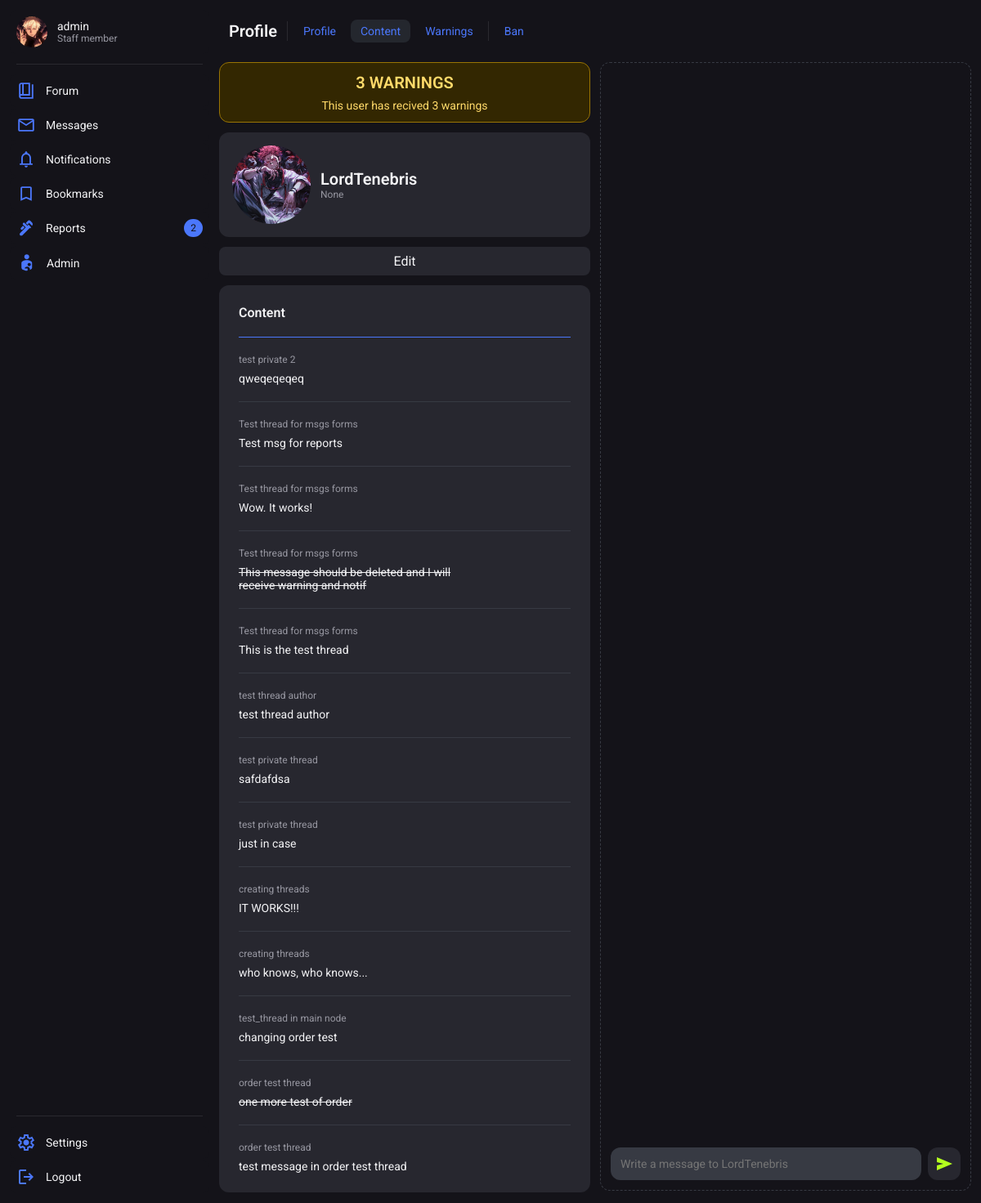
The page /profile/2/content/ (signed in) on the database its author committed.
### users/models.py (models this page shows, shortened)
class Profile(models.Model):
    user = models.OneToOneField(User, on_delete=models.CASCADE)
    title = models.CharField(max_length=100, null=True, blank=True, default="Member")
    info = models.CharField(max_length=200, null=True, blank=True)
    profile_picture = models.CharField(max_length=225, null=True, blank=True, default="default.svg")
    warnings = models.SmallIntegerField(default=0)
    active_notifications = models.IntegerField(default=0)
    is_banned = models.BooleanField(default=False)
    banned_by = models.ForeignKey(User, related_name='banned_by', null=True, blank=True, on_delete=models.SET_NULL)
    ban_reason = models.TextField(null=True, blank=True)
    ban_time = models.DateTimeField(null=True, blank=True)

### forum/models.py (models this page shows, shortened)
class Message(models.Model):
    thread = models.ForeignKey(Thread, on_delete=models.CASCADE)
    user = models.ForeignKey(User, on_delete=models.CASCADE)
    message = models.TextField()
    is_start = models.BooleanField(default=False)
    upvotes = models.PositiveIntegerField(null=True, blank=True, default=0)
    downvotes = models.PositiveIntegerField(null=True, blank=True, default=0)
    is_solution = models.BooleanField(default=False)
    is_visible = models.BooleanField(default=True)
    deleted_by = models.ForeignKey(User, on_delete=models.SET_NULL, blank=True, null=True, related_name="deleted_by")
    invis_reason = models.TextField(blank=True, null=True)
    time_created = models.DateTimeField(default=datetime.now())
    time_changed = models.DateTimeField(null=True, blank=True)
    changer = models.ForeignKey(User, on_delete=models.SET_NULL, null=True, blank=True, related_name="changer")

class Thread(models.Model):
    user = models.ForeignKey(User, on_delete=models.SET_NULL, null=True)
    title = models.CharField(max_length=225)
    slug = models.SlugField(max_length=225, blank=True, null=True)
    node = models.ForeignKey(Node, on_delete=models.CASCADE)
    is_closed = models.BooleanField(default=False)
    is_visible = models.BooleanField(default=True)
    is_pinned = models.BooleanField(default=False)
    msg_amount = models.IntegerField(blank=True, null=True, default=1)
    invis_reason = models.TextField(blank=True, null=True)
    deleted_by = models.ForeignKey(User, on_delete=models.SET_NULL, null=True, blank=True, related_name="thread_deleted_by")
    time_created = models.DateTimeField(default=datetime.now())
    time_changed = models.DateTimeField(null=True, blank=True)

### users/views.py (the view)
# urls.py: path('<int:id>/content/', views.profile_content, name="profile_content"),
def profile_content(request, id):
    try:
        account = User.objects.get(id=id)
    except:
        return render(request, 'error.html', {'error_str':base_strings.ERRORS['user_not_found']})
    if not request.user.has_perm('users.view_profile') and request.user != account:
        return render(request, 'error.html', {'error_str':base_strings.ERRORS['user_visibility_hidden']})
    content = Message.objects.filter(user=account).order_by('-id')
    context = {
        'account':account,
        'profile_content': True,
        'content': content
    }
    return render(request, 'profile.html', context)

### users/templates/profile.html (shortened to what this page needs)
{% extends 'base.html' %}
{% block style %}
    {% load static %}
    <link rel="stylesheet" href="{% static 'profile.css' %}">
{% endblock %}
{% block content %}
<header class="wrapper">
    <h2 class="title">Profile</h2>
    <div class="wrapper headerNav">
        <div class="headerLine"></div>
        {% if profile_content %}
            <a class="headerBtn" href="{% url 'profile_view' account.id %}">Profile</a>
            <a class="headerBtn headerBtnFocus" href="{% url 'profile_content' account.id %}">Content</a>
            {% if account.id == request.user.id or perms.users.view_warnings_history %}
                <a class="headerBtn" href="{% url 'profile_warnings' account.id %}">Warnings</a>
            {% endif %}
            {% if perms.user.change_user and not request.user == account and not account.is_staff %}
                <div class="headerLine"></div>
                {% if account.profile.is_banned %}
                <a class="headerBtn banBtn" href="{% url 'profile_toggle_ban' account.id %}">Unban</a>
                {% else %}
                <p class="headerBtn banBtn" id="{{ account.id }}">Ban</p>
                {% endif %}
            {% endif %}
        {% endif %}
    </div>
</header>
<div class="mainContentWrapper">
    <div class="container profileView">
        {% if perms.users.view_profile %}
            {% if account.profile.warnings %}
                <div class="container warningBanner">
                    <h2 class="warningBannerTitle">{{ account.profile.warnings }} WARNINGS</h2>
                    <p class="warningBannerText">This user has recived {{ account.profile.warnings }} warnings</p>
                </div>
            {% endif %}
        {% endif %}
        <div class="wrapper profileContainer">
            <img class="avatar" src="{{ media_url }}{{ account.profile.profile_picture }}" alt="">
            <div class="container">
                <h2 class="title" id="username">{{ account.username }}</h2>
                <p class="meta">{{ account.profile.title }}</p>
            </div>
        </div>
        {% if request.user.id == account.id or perms.users.change_profile %}
            <a href="{% url 'profile_edit' account.id %}" class="largeBtn">Edit</a>
        {% endif %}
        {% if profile_content %}
            {% if content %}
                <div class="container card">
                    <div class="wrapper cardHeader">
                        <h2 class="cardTitle">Content</h2>
                    </div>
                    {% for msg in content %}
                        {% if msg.is_visible or perms.forum.view_message %}
                            {% if msg.thread.is_visible or perms.forum.view_thread %}
                                {% if msg.thread.node.type_private %}
                                    {% if request.user == msg.thread.user or perms.forum.view_thread %}
                                        <div class="cardLine"></div>
                                        <a class="container cardSectionItem" href="{% url 'thread' msg.thread.node.name|slugify msg.thread.title|slugify msg.thread.id %}#{{msg.id}}">
                                            <div class="cardSectionInnerItem container">
                                                <p class="meta">{{ msg.thread.title }}</p>
                                                <p class="text">
                                                    {% if not msg.is_visible or not msg.thread.is_visible %}
                                                        <del>{{ msg.message }}</del>
                                                    {% else %}
                                                        {{ msg.message }}
                                                    {% endif %}
                                                </p>
                                            </div>
                                        </a>
                                    {% endif %}
                                {% else %}
                                    <div class="cardLine"></div>
                                    <a class="container cardSectionItem" href="{% url 'thread' msg.thread.node.name|slugify msg.thread.title|slugify msg.thread.id %}#{{msg.id}}">
                                        <div class="cardSectionInnerItem container">
                                            <p class="meta">{{ msg.thread.title }}</p>
                                            <p class="text">
                                                {% if not msg.is_visible or not msg.thread.is_visible %}
                                                    <del>{{ msg.message }}</del>
                                                {% else %}
                                                    {{ msg.message }}
                                                {% endif %}
                                            </p>
                                        </div>
                                    </a>
                                {% endif %}
                            {% endif %}
                        {% endif %}
                    {% endfor %}
                </div>
            {% else %}
                <div class="container banner">
                    <h2 class="title">No content</h2>
                    <p class="text">This section displays any content created by {{account.username}}.</p>
                </div>
            {% endif %}
        {% endif %}
    </div>
    {% if not account == request.user %}
    <div class="container chatView">
        {% if account.preference.private_messages == 0 or perms.private_messages.add_private_message %}
        <form class="wrapper chatForm" action="{% url 'send_private_message' account.id %}" method="post" id="message_form">
            <input placeholder="Write a message to {{ account.username }}" class="chatInput" type="text" name="content" id="msg">
            <button class="wrapper chatBtn" type="submit">
                <img src="{% static 'assets/icon_send.svg' %}" alt="">
            </button>
        </form>
        {% endif %}
    </div>
    {% endif %}
</div>
{% endblock %}

### base/templates/base.html (shortened to what this page needs)
<!DOCTYPE html>
<html lang="en">
<head>
    {% load static %}
    <link rel="stylesheet" href="{% static 'themes/theme_' %}{{request.user.preference.color_theme}}.css">
    <link rel="stylesheet" href="{% static 'style.css' %}">
    {% block style %}{% endblock %}
</head>
<body>
    <nav>
        {% if request.user.is_authenticated %}
            <div class="container navBtnContainer" id="navConProfile">
                <a class="wrapper navBtn" href="{% url 'profile_view' request.user.id %}">
                    {%  if avatar_path %}
                        <img class="navBtnAvatar" src="{{ avatar_path }}" alt="">
                    {% else %}
                        <img src="{% static 'assets/missing_avatar.svg' %}" alt="">
                    {% endif %}
                    <div class="container">
                        <span class="text">{{ request.user.username }}</span>
                        <span class="meta">{{request.user.profile.title}}</span>
                    </div>
                </a>
            </div>
            <div class="navLine"></div>
            <div class="container navBtnContainer" id="navConMain">
                <a class="wrapper navBtn {% if current_tab == 'forum' %}focus{% endif %}" href="{% url 'forum_main' %}">
                    <span class="text">Forum</span>
                </a>
                <a class="wrapper navBtn space {% if current_tab == 'message' %}focus{% endif %}" href="{% url 'messages_main' %}">
                    <div class="wrapper navBtnMainContainer">
                        <span class="text">Messages</span>
                    </div>
                </a>
                <a class="wrapper navBtn space {% if current_tab == 'notifications' %}focus{% endif %}" href="{% url 'notifications' %}">
                    <div class="wrapper navBtnMainContainer">
                        <span class="text">Notifications</span>
                    </div>
                </a>
                <a class="wrapper navBtn {% if current_tab == 'bookmarks' %}focus{% endif %}" href="{% url 'bookmarks_main' %}">
                    <span class="text">Bookmarks</span>
                </a>
                {% if perms.moderation.view_reports %}
                <a class="wrapper navBtn space {% if current_tab == 'moderation' %}focus{% endif %}" href="{% url 'moderation_main' %}">
                    <div class="wrapper navBtnMainContainer">
                        <span class="text">Reports</span>
                    </div>
                    {% if reports_amount > 0 %}
                        {% if assigned_reports > 0 %}
                            <p class="navNotificationBadge">{{assigned_reports}}/{{reports_amount}}</p>
                        {% else %}
                            <p class="navNotificationBadge">{{reports_amount}}</p>
                        {% endif %}
                    {% endif %}
                </a>
                {% endif %}
                {% if request.user.is_staff %}
                <a class="wrapper navBtn" href="{% url 'admin:index' %}">
                    <span class="text">Admin</span>
                </a>
                {% endif %}
            </div>
            <div class="navLine"></div>
            <div class="container navBtnContainer" id="navConOptions">
                <a class="wrapper navBtn" href="{% url 'profile_edit' request.user.id %}">
                    <span class="text">Settings</span>
                </a>
                <a class="wrapper navBtn" href="{% url 'logout_user' %}">
                    <span class="text">Logout</span>
                </a>
            </div>
        {% endif %}
    </nav>
    <div class="main">
        {% block content %}{% endblock %}
    </div>
</body>
</html>

### rows shown on the page
Message: thread "test private 2", message "qweqeqeqeq"
Message: thread "Test thread for msgs forms", message "Test msg for reports"
Message: thread "Test thread for msgs forms", message "Wow. It works!"
Message: thread "Test thread for msgs forms", message "This message should be deleted and I will receive warning and notif"
Message: thread "Test thread for msgs forms", message "This is the test thread"
Message: thread "test thread author", message "test thread author"
Message: thread "test private thread", message "safdafdsa"
Message: thread "test private thread", message "just in case"
Message: thread "creating threads", message "IT WORKS!!!"
Message: thread "creating threads", message "who knows, who knows..."
Message: thread "test_thread in main node", message "changing order test"
Message: thread "order test thread", message "one more test of order"
Message: thread "order test thread", message "test message in order test thread"

### other values the page prints
{{ request.user.username }} "admin"
{{ request.user.profile.title }} "Staff member"
{{ reports_amount }} "2"
{{ account.profile.warnings }} "3"
{{ account.username }} "LordTenebris"
{{ account.profile.title }} "None"
